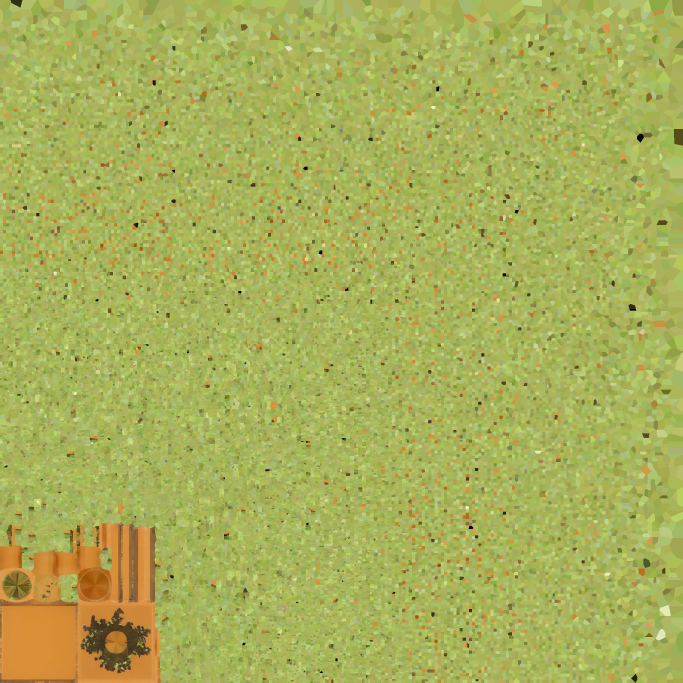
#> input picture search-pageRoute/Addmodels.realityassets/extracted_image_0.jpg, 2048 x 2048 px, given in place of media__1772692005697.png, which was not available (shown at 1/3 size)
$ python make_composite.py search-pageRoute/Addmodels.realityassets
#> lines starting #> are read from the running program, lines starting #| are printed output that depends on the picture; after the words box and inside, x2 and y2 are one past the last pixel; in counts of white or black regions, pixels touching at a corner belong together; pictures that were not available may be replaced by others from this repository, and a replacement may not be noted
from PIL import Image, ImageDraw, ImageFilter
import os
import sys

def add_corners_and_shadow(img_path, radius, shadow_offset, shadow_blur, shadow_opacity=0.35, padding=120):
#> called with radius = 80, shadow_offset = (0, 30), shadow_blur = 40, shadow_opacity = 0.35, padding = 120
    img = Image.open(img_path).convert("RGBA")

    # Create corner mask
    mask = Image.new('L', img.size, 0)
#> mask: PIL image 2048x2048 L; every value is 0
    draw = ImageDraw.Draw(mask)
    draw.rounded_rectangle((0, 0) + img.size, radius, fill=255)

    rounded_img = img.copy()
    rounded_img.putalpha(mask)
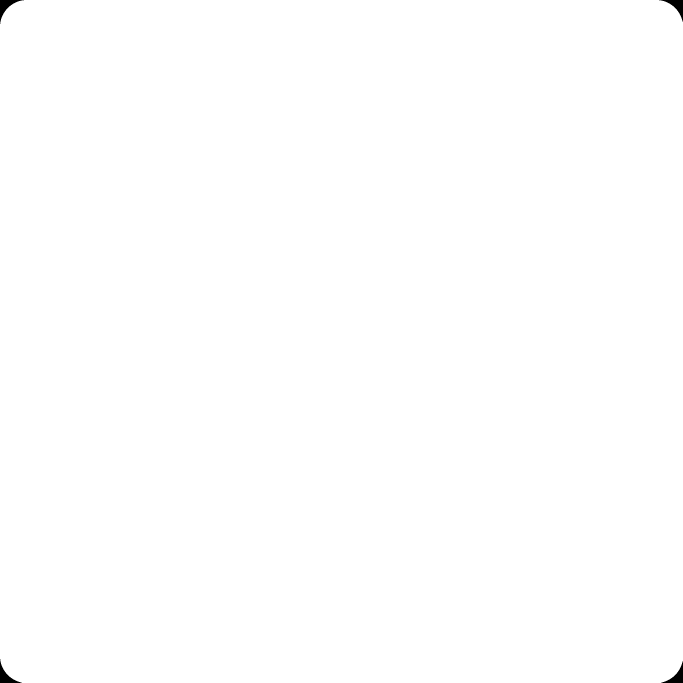
#> mask: PIL image 2048x2048 L (shown at 1/3 size); 99.9% white; 4 black regions, box (x1, y1, x2, y2) and area: (0, 0, 72, 72) 1400, (1977, 0, 2048, 65) 1328, (0, 1977, 65, 2048) 1328, (1984, 1984, 2048, 2048) 1257

    canvas_width = img.width + padding * 2
#> canvas_width = 2288
    canvas_height = img.height + padding * 2
#> canvas_height = 2288

    shadow = Image.new('RGBA', (canvas_width, canvas_height), (0, 0, 0, 0))
#> shadow: PIL image 2288x2288 RGBA; every value is 0
    shadow_draw = ImageDraw.Draw(shadow)

    shadow_box = (
        padding + shadow_offset[0],
        padding + shadow_offset[1],
        padding + img.width + shadow_offset[0],
        padding + img.height + shadow_offset[1]
    )
#> shadow_box = (120, 150, 2168, 2198)

    shadow_color = int(255 * shadow_opacity)
    shadow_draw.rounded_rectangle(shadow_box, radius, fill=(0, 0, 0, shadow_color))

    shadow = shadow.filter(ImageFilter.GaussianBlur(shadow_blur))
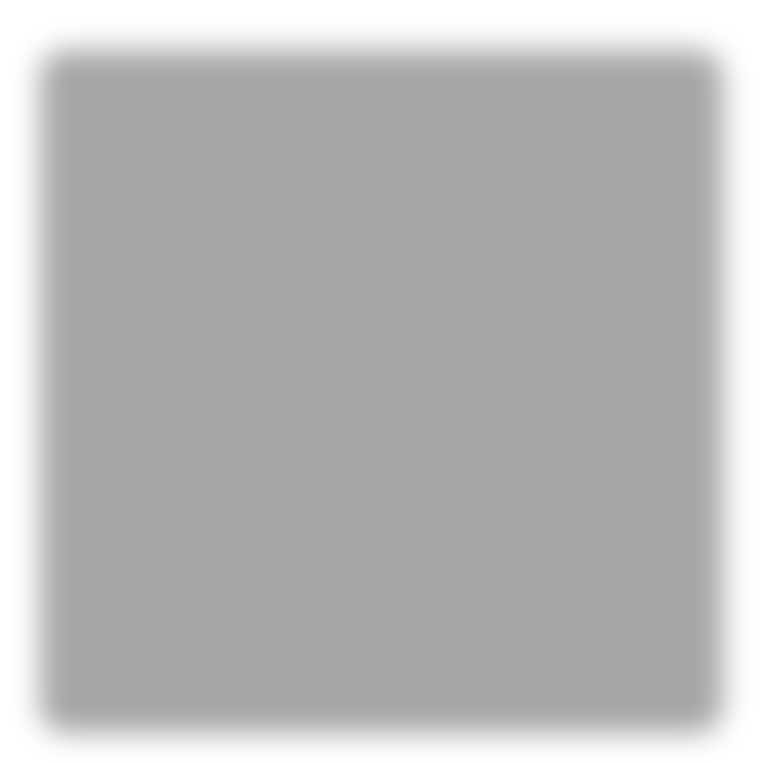
#> shadow: PIL image 2288x2288 RGBA (shown at 1/3 size); mean R, G, B, A 0, 0, 0, 71.3; transparent parts drawn white
    final = Image.new('RGBA', (canvas_width, canvas_height), (0, 0, 0, 0))
    final.alpha_composite(shadow)
    final.paste(rounded_img, (padding, padding), rounded_img)
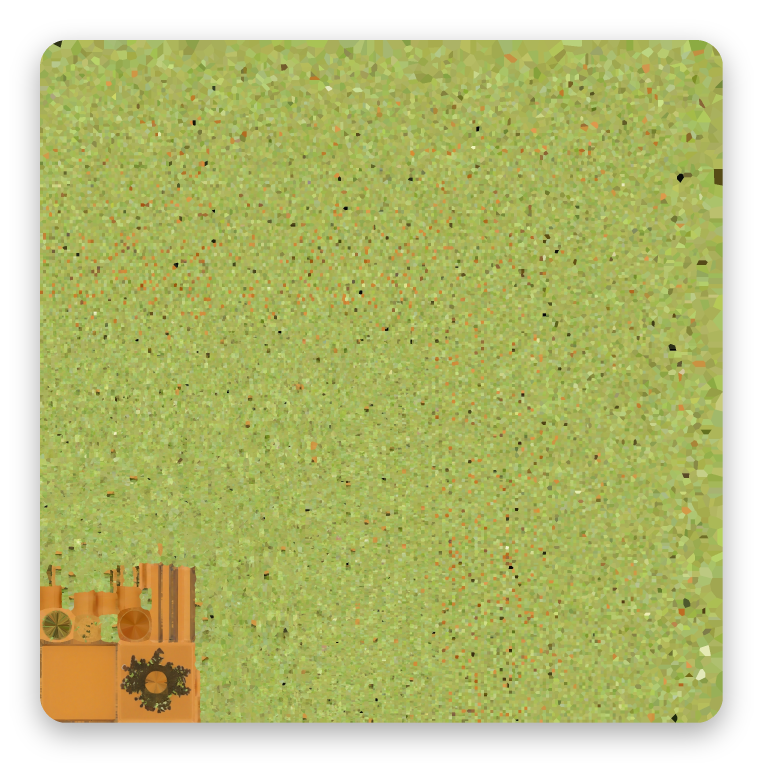
#> final: PIL image 2288x2288 RGBA (shown at 1/3 size); mean R, G, B, A 134.8, 141.7, 71.4, 206.6; transparent parts drawn white
    return final

def make_composite_image(center_path, left_path, right_path, out_path):
    print(f"Compositing {os.path.basename(out_path)}...")
    img_c = add_corners_and_shadow(center_path, radius=80, shadow_offset=(0, 30), shadow_blur=40)
    img_l = add_corners_and_shadow(left_path, radius=80, shadow_offset=(0, 30), shadow_blur=40)
    img_r = add_corners_and_shadow(right_path, radius=80, shadow_offset=(0, 30), shadow_blur=40)

    # Scale down side images slightly to emphasize center image
    scale_factor = 0.85
    new_size_l = (int(img_l.width * scale_factor), int(img_l.height * scale_factor))
    img_l = img_l.resize(new_size_l, Image.Resampling.LANCZOS)

    new_size_r = (int(img_r.width * scale_factor), int(img_r.height * scale_factor))
    img_r = img_r.resize(new_size_r, Image.Resampling.LANCZOS)

    rot_angle = 35
    img_l_rot = img_l.rotate(rot_angle, expand=True, resample=Image.Resampling.BICUBIC)
    img_r_rot = img_r.rotate(-rot_angle, expand=True, resample=Image.Resampling.BICUBIC)

    canvas_w = img_c.width + int(img_c.width * 1.8)
    canvas_h = img_c.height + int(img_c.height * 0.2)

    c_x = (canvas_w - img_c.width) // 2
    c_y = (canvas_h - img_c.height) // 2

    canvas = Image.new('RGBA', (canvas_w, canvas_h), (0, 0, 0, 0))

    l_x = c_x - int(img_c.width * 0.65)
    l_y = c_y + int(img_c.height * 0.08)

    r_x = c_x + int(img_c.width * 0.65) - (img_r_rot.width - img_c.width)
    r_y = c_y + int(img_c.height * 0.08)

    canvas.paste(img_l_rot, (l_x, l_y), img_l_rot)
    canvas.paste(img_r_rot, (r_x, r_y), img_r_rot)
    canvas.paste(img_c, (c_x, c_y), img_c)

    bbox = canvas.getbbox()
    if bbox:
        canvas = canvas.crop(bbox)

    canvas.save(out_path)
    print(f"Composite saved to {out_path}!")

if __name__ == "__main__":
    assets_dir = sys.argv[1]

    # Process Screen1 (Home)
    s1_center = os.path.expanduser("~/.gemini/antigravity/brain/17e8a3e6-10dd-4451-994c-ec06db14fae2/media__1772692005697.png")
    s1_left = os.path.expanduser("~/.gemini/antigravity/brain/17e8a3e6-10dd-4451-994c-ec06db14fae2/media__1772695909866.png")
    s1_right = os.path.expanduser("~/.gemini/antigravity/brain/17e8a3e6-10dd-4451-994c-ec06db14fae2/media__1772695915032.png")
    s1_out = os.path.join(assets_dir, "Screen1.imageset", "Screen1.png")
#> (the run stopped early here; a loop or call above may not have finished)
